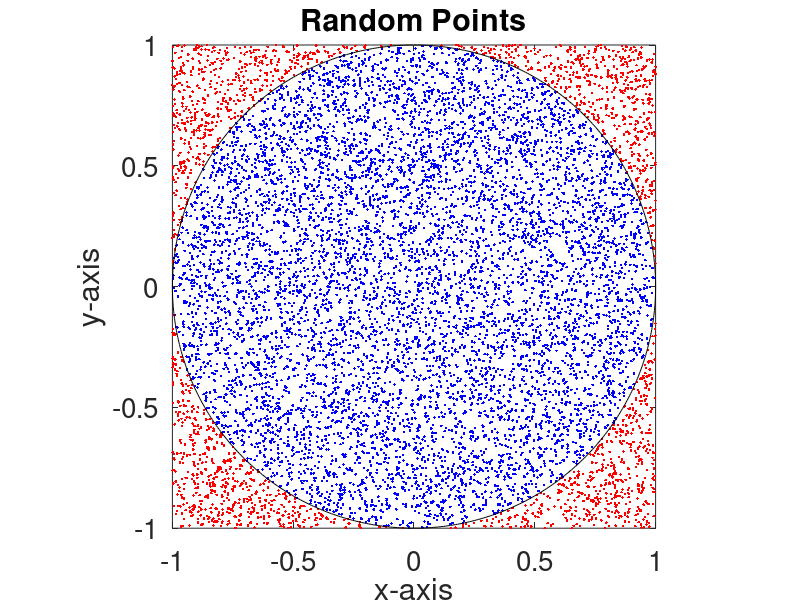

Source code (MATLAB):
%%  Setup
N=1e4;            % Number of points
t=0:.01:2*pi;     % helper list

rng(sum('Your Name'),'twister'); % reset random number generator

%% Monte Carlo integration for the area of a circle

u=2*rand(2,N)-1;  % Choose random point in the 2D plane [-1 1]x[-1 1]
x=u(1,:);         % Nicer names
y=u(2,:);

ii=(x.^2+y.^2<=1); % True for points inside circle of radius 1

%% Plot points
plot(x(ii),y(ii),'b.',x(~ii),y(~ii),'r.',sin(t),cos(t),'k'); 
axis('square')
set(gca,'fontsize',20);
xlabel('x-axis');
ylabel('y-axis');
title('Random Points');
print -depsc2 random.eps

%% Calculate and display Pi

myPI=4*sum(ii)/N;
disp(myPI)
disp(sum(ii))